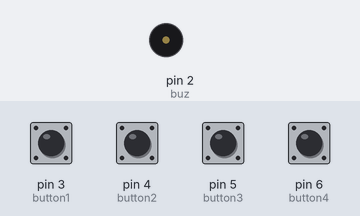
A sketch run on a simulated Arduino Uno, built with avr-gcc and run on an emulated ATmega328P. On the bench: buzzer (waves = sounding). The inputs (shaded band) are chosen by the test bench; at power-on: pin 3 (button1), pin 4 (button2), pin 5 (button3), pin 6 (button4) HIGH.

Above: at 1.2 s.
1.3 s: pin 3 (button1) pulled LOW for 0.15 s
At 1.8 s:
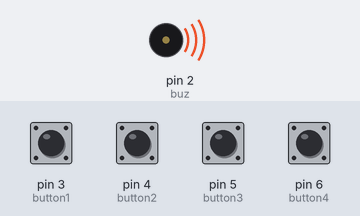
Timing chart, 0 to 4.3 s (numbered marks = the images above; inputs shaded):
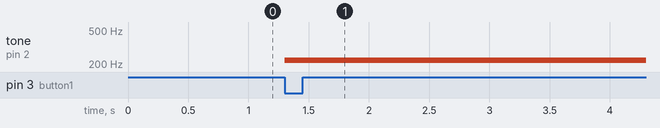

The sketch:

Musical_Robots.ino
```cpp
/*
  Lab 3: Musical Robotics

  Using a Photoresisitor, a resistor that varies depending on the amoutn of light, we will turn on and off a LED without touching the circuit.

  We are using the GP numbers on the pinout diagram found here: https://www.raspberrypi.com/documentation/microcontrollers/raspberry-pi-pico.html

  Unlike the pins on the board, the GP pin numbers start at 0, making the board index from 0-39.


*/
//Declare the pins that you are using, we are doing digial work so no analog pins needed
//GP pins 2-6 are being used.
int buz = 2;
int button1 = 3;
int button2 = 4;
int button3 = 5;
int button4 = 6;


void setup()
{
  //Delcare pins as digital inputs and outputs
  pinMode(buz, OUTPUT);
  pinMode(button1, INPUT_PULLUP);
  pinMode(button2, INPUT_PULLUP);
  pinMode(button3, INPUT_PULLUP);
  pinMode(button4, INPUT_PULLUP);

}

void loop()
{
  if(digitalRead(button1)==LOW)
    tone(buz,220);
  if(digitalRead(button2)==LOW)
    tone(buz,247);
  if(digitalRead(button3)==LOW)
    tone(buz,261);
  if(digitalRead(button4)==LOW)
    tone(buz,294);


}
```

Measured:
- after the input at 1.3 s, tone on pin 2 (buz): silent → 220 Hz at once
